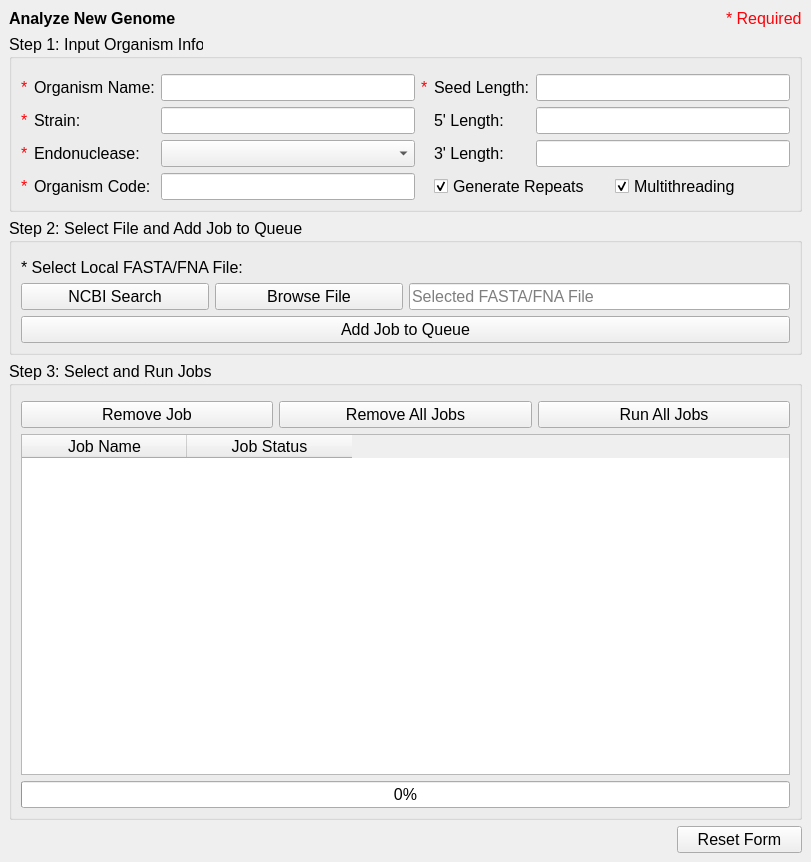
<?xml version="1.0" encoding="UTF-8"?>
<ui version="4.0">
 <class>MainWindow</class>
 <widget class="QMainWindow" name="MainWindow">
  <property name="geometry">
   <rect>
    <x>0</x>
    <y>0</y>
    <width>811</width>
    <height>862</height>
   </rect>
  </property>
  <property name="font">
   <font>
    <pointsize>12</pointsize>
   </font>
  </property>
  <property name="windowTitle">
   <string>MainWindow</string>
  </property>
  <widget class="QWidget" name="centralwidget">
   <layout class="QGridLayout" name="gridLayout_3">
    <item row="2" column="1" colspan="2">
     <widget class="QGroupBox" name="grpStep2">
      <property name="sizePolicy">
       <sizepolicy hsizetype="Expanding" vsizetype="Preferred">
        <horstretch>0</horstretch>
        <verstretch>0</verstretch>
       </sizepolicy>
      </property>
      <property name="minimumSize">
       <size>
        <width>0</width>
        <height>0</height>
       </size>
      </property>
      <property name="maximumSize">
       <size>
        <width>16777215</width>
        <height>16777215</height>
       </size>
      </property>
      <property name="styleSheet">
       <string notr="true"/>
      </property>
      <property name="title">
       <string>Step 2: Select File and Add Job to Queue</string>
      </property>
      <layout class="QGridLayout" name="gridLayout_4">
       <property name="topMargin">
        <number>15</number>
       </property>
       <item row="0" column="0">
        <layout class="QVBoxLayout" name="verticalLayout_5">
         <item>
          <widget class="QLabel" name="lblSelectLocalFile">
           <property name="sizePolicy">
            <sizepolicy hsizetype="Expanding" vsizetype="Fixed">
             <horstretch>0</horstretch>
             <verstretch>0</verstretch>
            </sizepolicy>
           </property>
           <property name="text">
            <string>&lt;html&gt;&lt;head/&gt;&lt;body&gt;&lt;p&gt;&lt;span style=&quot; color:#fc0107;&quot;&gt;* &lt;/span&gt;Select Local FASTA/FNA File:&lt;/p&gt;&lt;/body&gt;&lt;/html&gt;</string>
           </property>
          </widget>
         </item>
         <item>
          <layout class="QHBoxLayout" name="horizontalLayout">
           <item>
            <layout class="QHBoxLayout" name="horizontalLayout_10">
             <property name="sizeConstraint">
              <enum>QLayout::SetMinimumSize</enum>
             </property>
             <item>
              <widget class="QPushButton" name="pbtnNCBISearch">
               <property name="sizePolicy">
                <sizepolicy hsizetype="Expanding" vsizetype="Fixed">
                 <horstretch>0</horstretch>
                 <verstretch>0</verstretch>
                </sizepolicy>
               </property>
               <property name="minimumSize">
                <size>
                 <width>0</width>
                 <height>0</height>
                </size>
               </property>
               <property name="text">
                <string>NCBI Search</string>
               </property>
              </widget>
             </item>
             <item>
              <widget class="QPushButton" name="pbtnBrowseFile">
               <property name="sizePolicy">
                <sizepolicy hsizetype="Expanding" vsizetype="Fixed">
                 <horstretch>0</horstretch>
                 <verstretch>0</verstretch>
                </sizepolicy>
               </property>
               <property name="minimumSize">
                <size>
                 <width>0</width>
                 <height>0</height>
                </size>
               </property>
               <property name="text">
                <string>Browse File</string>
               </property>
              </widget>
             </item>
            </layout>
           </item>
           <item>
            <widget class="QLineEdit" name="ledSelectedFile">
             <property name="sizePolicy">
              <sizepolicy hsizetype="Expanding" vsizetype="Fixed">
               <horstretch>0</horstretch>
               <verstretch>0</verstretch>
              </sizepolicy>
             </property>
             <property name="inputMask">
              <string/>
             </property>
             <property name="text">
              <string/>
             </property>
             <property name="readOnly">
              <bool>true</bool>
             </property>
             <property name="placeholderText">
              <string>Selected FASTA/FNA File</string>
             </property>
            </widget>
           </item>
           <item>
            <layout class="QHBoxLayout" name="horizontalLayout_9">
             <property name="sizeConstraint">
              <enum>QLayout::SetMinimumSize</enum>
             </property>
            </layout>
           </item>
          </layout>
         </item>
         <item>
          <layout class="QHBoxLayout" name="horizontalLayout_11">
           <item>
            <widget class="QPushButton" name="pbtnAddJob">
             <property name="sizePolicy">
              <sizepolicy hsizetype="Minimum" vsizetype="Fixed">
               <horstretch>0</horstretch>
               <verstretch>0</verstretch>
              </sizepolicy>
             </property>
             <property name="minimumSize">
              <size>
               <width>0</width>
               <height>0</height>
              </size>
             </property>
             <property name="text">
              <string>Add Job to Queue</string>
             </property>
            </widget>
           </item>
          </layout>
         </item>
        </layout>
       </item>
      </layout>
     </widget>
    </item>
    <item row="1" column="1" colspan="2">
     <widget class="QGroupBox" name="grpStep1">
      <property name="sizePolicy">
       <sizepolicy hsizetype="Expanding" vsizetype="Preferred">
        <horstretch>0</horstretch>
        <verstretch>0</verstretch>
       </sizepolicy>
      </property>
      <property name="minimumSize">
       <size>
        <width>0</width>
        <height>0</height>
       </size>
      </property>
      <property name="maximumSize">
       <size>
        <width>16777215</width>
        <height>16777215</height>
       </size>
      </property>
      <property name="font">
       <font>
        <family>Arial</family>
        <pointsize>12</pointsize>
        <weight>50</weight>
        <italic>false</italic>
        <bold>false</bold>
       </font>
      </property>
      <property name="styleSheet">
       <string notr="true"/>
      </property>
      <property name="title">
       <string>Step 1: Input Organism Info</string>
      </property>
      <layout class="QGridLayout" name="gridLayout_2">
       <property name="topMargin">
        <number>15</number>
       </property>
       <item row="3" column="4" colspan="2">
        <layout class="QHBoxLayout" name="chkBoxLayout">
         <item>
          <widget class="QCheckBox" name="chckGenerateRepeats">
           <property name="sizePolicy">
            <sizepolicy hsizetype="Preferred" vsizetype="Fixed">
             <horstretch>0</horstretch>
             <verstretch>0</verstretch>
            </sizepolicy>
           </property>
           <property name="text">
            <string>Generate Repeats</string>
           </property>
           <property name="checked">
            <bool>true</bool>
           </property>
          </widget>
         </item>
         <item>
          <widget class="QCheckBox" name="chckMultithreading">
           <property name="sizePolicy">
            <sizepolicy hsizetype="Preferred" vsizetype="Fixed">
             <horstretch>0</horstretch>
             <verstretch>0</verstretch>
            </sizepolicy>
           </property>
           <property name="text">
            <string>Multithreading</string>
           </property>
           <property name="checked">
            <bool>true</bool>
           </property>
          </widget>
         </item>
        </layout>
       </item>
       <item row="1" column="0">
        <widget class="QLabel" name="lblRequiredStrain">
         <property name="text">
          <string>&lt;html&gt;&lt;head/&gt;&lt;body&gt;&lt;p&gt;&lt;span style=&quot; color:#fc0107;&quot;&gt;*&lt;/span&gt;&lt;/p&gt;&lt;/body&gt;&lt;/html&gt;</string>
         </property>
        </widget>
       </item>
       <item row="1" column="1">
        <widget class="QLabel" name="lblStrain">
         <property name="sizePolicy">
          <sizepolicy hsizetype="Maximum" vsizetype="Preferred">
           <horstretch>0</horstretch>
           <verstretch>0</verstretch>
          </sizepolicy>
         </property>
         <property name="toolTip">
          <string/>
         </property>
         <property name="text">
          <string>Strain:</string>
         </property>
        </widget>
       </item>
       <item row="2" column="2">
        <widget class="QComboBox" name="cmbEndonuclease">
         <property name="sizePolicy">
          <sizepolicy hsizetype="Expanding" vsizetype="Fixed">
           <horstretch>0</horstretch>
           <verstretch>0</verstretch>
          </sizepolicy>
         </property>
         <property name="maximumSize">
          <size>
           <width>16777215</width>
           <height>16777215</height>
          </size>
         </property>
        </widget>
       </item>
       <item row="3" column="1">
        <widget class="QLabel" name="lblOrganismCode">
         <property name="sizePolicy">
          <sizepolicy hsizetype="Minimum" vsizetype="Preferred">
           <horstretch>0</horstretch>
           <verstretch>0</verstretch>
          </sizepolicy>
         </property>
         <property name="toolTip">
          <string>The organism code is the manner in which CASPER will label its data files
and references for the organism you are importing here.</string>
         </property>
         <property name="text">
          <string>Organism Code:</string>
         </property>
        </widget>
       </item>
       <item row="0" column="1">
        <widget class="QLabel" name="lblOrganismName">
         <property name="sizePolicy">
          <sizepolicy hsizetype="Minimum" vsizetype="Preferred">
           <horstretch>0</horstretch>
           <verstretch>0</verstretch>
          </sizepolicy>
         </property>
         <property name="text">
          <string>Organism Name:</string>
         </property>
        </widget>
       </item>
       <item row="2" column="4">
        <widget class="QLabel" name="lblThreeLength">
         <property name="sizePolicy">
          <sizepolicy hsizetype="Preferred" vsizetype="Preferred">
           <horstretch>0</horstretch>
           <verstretch>0</verstretch>
          </sizepolicy>
         </property>
         <property name="toolTip">
          <string>&lt;html&gt;&lt;head/&gt;&lt;body&gt;&lt;p&gt;Length in nucleotides of gRNA sequence downstream (3')&lt;/p&gt;&lt;p&gt;of the seed.&lt;/p&gt;&lt;/body&gt;&lt;/html&gt;</string>
         </property>
         <property name="text">
          <string>3' Length:</string>
         </property>
        </widget>
       </item>
       <item row="0" column="2">
        <widget class="QLineEdit" name="ledOrganismName">
         <property name="maximumSize">
          <size>
           <width>16777215</width>
           <height>16777215</height>
          </size>
         </property>
        </widget>
       </item>
       <item row="2" column="1">
        <widget class="QLabel" name="lblEndonuclease">
         <property name="sizePolicy">
          <sizepolicy hsizetype="Maximum" vsizetype="Preferred">
           <horstretch>0</horstretch>
           <verstretch>0</verstretch>
          </sizepolicy>
         </property>
         <property name="toolTip">
          <string>The Cas endonuclease selected determines the gRNA
search parameters</string>
         </property>
         <property name="text">
          <string>Endonuclease:</string>
         </property>
        </widget>
       </item>
       <item row="3" column="2">
        <widget class="QLineEdit" name="ledOrganismCode">
         <property name="maximumSize">
          <size>
           <width>16777215</width>
           <height>16777215</height>
          </size>
         </property>
        </widget>
       </item>
       <item row="1" column="4">
        <widget class="QLabel" name="lblFiveLength">
         <property name="sizePolicy">
          <sizepolicy hsizetype="Maximum" vsizetype="Preferred">
           <horstretch>0</horstretch>
           <verstretch>0</verstretch>
          </sizepolicy>
         </property>
         <property name="toolTip">
          <string>&lt;html&gt;&lt;head/&gt;&lt;body&gt;&lt;p&gt;Length in nucleotides of gRNA sequence upstream (5')&lt;/p&gt;&lt;p&gt;of the seed.&lt;/p&gt;&lt;/body&gt;&lt;/html&gt;</string>
         </property>
         <property name="text">
          <string>5' Length:</string>
         </property>
        </widget>
       </item>
       <item row="0" column="5">
        <widget class="QLineEdit" name="ledSeedLength">
         <property name="maximumSize">
          <size>
           <width>16777215</width>
           <height>16777215</height>
          </size>
         </property>
         <property name="readOnly">
          <bool>true</bool>
         </property>
        </widget>
       </item>
       <item row="1" column="5">
        <widget class="QLineEdit" name="ledFiveLength">
         <property name="maximumSize">
          <size>
           <width>16777215</width>
           <height>16777215</height>
          </size>
         </property>
         <property name="readOnly">
          <bool>true</bool>
         </property>
        </widget>
       </item>
       <item row="2" column="0">
        <widget class="QLabel" name="lblRequiredEndonuclease">
         <property name="text">
          <string>&lt;html&gt;&lt;head/&gt;&lt;body&gt;&lt;p&gt;&lt;span style=&quot; color:#fc0107;&quot;&gt;*&lt;/span&gt;&lt;/p&gt;&lt;/body&gt;&lt;/html&gt;</string>
         </property>
        </widget>
       </item>
       <item row="0" column="3">
        <widget class="QLabel" name="lblRequiredSeedLength">
         <property name="text">
          <string>&lt;html&gt;&lt;head/&gt;&lt;body&gt;&lt;p&gt;&lt;span style=&quot; color:#fc0107;&quot;&gt;*&lt;/span&gt;&lt;/p&gt;&lt;/body&gt;&lt;/html&gt;</string>
         </property>
        </widget>
       </item>
       <item row="2" column="5">
        <widget class="QLineEdit" name="ledThreeLength">
         <property name="maximumSize">
          <size>
           <width>16777215</width>
           <height>16777215</height>
          </size>
         </property>
         <property name="readOnly">
          <bool>true</bool>
         </property>
        </widget>
       </item>
       <item row="3" column="0">
        <widget class="QLabel" name="lblRequiredOrganismCode">
         <property name="text">
          <string>&lt;html&gt;&lt;head/&gt;&lt;body&gt;&lt;p&gt;&lt;span style=&quot; color:#fc0107;&quot;&gt;*&lt;/span&gt;&lt;/p&gt;&lt;/body&gt;&lt;/html&gt;</string>
         </property>
        </widget>
       </item>
       <item row="1" column="2">
        <widget class="QLineEdit" name="ledStrain">
         <property name="maximumSize">
          <size>
           <width>16777215</width>
           <height>16777215</height>
          </size>
         </property>
        </widget>
       </item>
       <item row="0" column="4">
        <widget class="QLabel" name="lblSeedLength">
         <property name="sizePolicy">
          <sizepolicy hsizetype="Preferred" vsizetype="Preferred">
           <horstretch>0</horstretch>
           <verstretch>0</verstretch>
          </sizepolicy>
         </property>
         <property name="toolTip">
          <string>&lt;html&gt;&lt;head/&gt;&lt;body&gt;&lt;p&gt;The length in nucleotides of the region of gRNA most crucial&lt;/p&gt;&lt;p&gt;for gRNA binding. CASPER uses this value to find repeated&lt;/p&gt;&lt;p&gt;gRNA sequences.&lt;/p&gt;&lt;/body&gt;&lt;/html&gt;</string>
         </property>
         <property name="text">
          <string>Seed Length:</string>
         </property>
        </widget>
       </item>
       <item row="0" column="0">
        <widget class="QLabel" name="lblRequiredOrganismName">
         <property name="text">
          <string>&lt;html&gt;&lt;head/&gt;&lt;body&gt;&lt;p&gt;&lt;span style=&quot; color:#fc0107;&quot;&gt;*&lt;/span&gt;&lt;/p&gt;&lt;/body&gt;&lt;/html&gt;</string>
         </property>
        </widget>
       </item>
      </layout>
     </widget>
    </item>
    <item row="4" column="1" colspan="2">
     <layout class="QHBoxLayout" name="horizontalLayout_5">
      <item alignment="Qt::AlignRight">
       <widget class="QPushButton" name="pbtnResetForm">
        <property name="sizePolicy">
         <sizepolicy hsizetype="Minimum" vsizetype="Fixed">
          <horstretch>0</horstretch>
          <verstretch>0</verstretch>
         </sizepolicy>
        </property>
        <property name="minimumSize">
         <size>
          <width>125</width>
          <height>0</height>
         </size>
        </property>
        <property name="maximumSize">
         <size>
          <width>16777215</width>
          <height>16777215</height>
         </size>
        </property>
        <property name="text">
         <string>Reset Form</string>
        </property>
       </widget>
      </item>
     </layout>
    </item>
    <item row="0" column="1">
     <widget class="QLabel" name="lblWindowHeading">
      <property name="minimumSize">
       <size>
        <width>0</width>
        <height>0</height>
       </size>
      </property>
      <property name="maximumSize">
       <size>
        <width>16777215</width>
        <height>50</height>
       </size>
      </property>
      <property name="font">
       <font>
        <family>Arial</family>
        <pointsize>12</pointsize>
        <weight>75</weight>
        <italic>false</italic>
        <bold>true</bold>
       </font>
      </property>
      <property name="styleSheet">
       <string notr="true"/>
      </property>
      <property name="text">
       <string>Analyze New Genome</string>
      </property>
      <property name="scaledContents">
       <bool>false</bool>
      </property>
     </widget>
    </item>
    <item row="3" column="1" colspan="2">
     <widget class="QGroupBox" name="Step3">
      <property name="sizePolicy">
       <sizepolicy hsizetype="Expanding" vsizetype="Preferred">
        <horstretch>0</horstretch>
        <verstretch>0</verstretch>
       </sizepolicy>
      </property>
      <property name="minimumSize">
       <size>
        <width>0</width>
        <height>0</height>
       </size>
      </property>
      <property name="maximumSize">
       <size>
        <width>16777215</width>
        <height>16777215</height>
       </size>
      </property>
      <property name="font">
       <font>
        <family>Arial</family>
        <pointsize>12</pointsize>
        <weight>50</weight>
        <italic>false</italic>
        <bold>false</bold>
       </font>
      </property>
      <property name="styleSheet">
       <string notr="true"/>
      </property>
      <property name="title">
       <string>Step 3: Select and Run Jobs</string>
      </property>
      <layout class="QGridLayout" name="gridLayout_8">
       <property name="topMargin">
        <number>15</number>
       </property>
       <item row="0" column="0">
        <layout class="QHBoxLayout" name="horizontalLayout_6">
         <item>
          <layout class="QHBoxLayout" name="horizontalLayout_8">
           <item>
            <widget class="QPushButton" name="pbtnRemoveJob">
             <property name="sizePolicy">
              <sizepolicy hsizetype="Expanding" vsizetype="Fixed">
               <horstretch>0</horstretch>
               <verstretch>0</verstretch>
              </sizepolicy>
             </property>
             <property name="minimumSize">
              <size>
               <width>0</width>
               <height>0</height>
              </size>
             </property>
             <property name="text">
              <string>Remove Job</string>
             </property>
            </widget>
           </item>
           <item>
            <widget class="QPushButton" name="pbtnRemoveAllJobs">
             <property name="sizePolicy">
              <sizepolicy hsizetype="Expanding" vsizetype="Fixed">
               <horstretch>0</horstretch>
               <verstretch>0</verstretch>
              </sizepolicy>
             </property>
             <property name="minimumSize">
              <size>
               <width>0</width>
               <height>0</height>
              </size>
             </property>
             <property name="text">
              <string>Remove All Jobs</string>
             </property>
            </widget>
           </item>
           <item>
            <widget class="QPushButton" name="pbtnRunAllJobs">
             <property name="sizePolicy">
              <sizepolicy hsizetype="Expanding" vsizetype="Fixed">
               <horstretch>0</horstretch>
               <verstretch>0</verstretch>
              </sizepolicy>
             </property>
             <property name="minimumSize">
              <size>
               <width>0</width>
               <height>0</height>
              </size>
             </property>
             <property name="text">
              <string>Run All Jobs</string>
             </property>
            </widget>
           </item>
          </layout>
         </item>
        </layout>
       </item>
       <item row="1" column="0">
        <layout class="QHBoxLayout" name="horizontalLayout_2">
         <item>
          <layout class="QVBoxLayout" name="verticalLayout_3">
           <item>
            <widget class="QTableWidget" name="tableJobs">
             <property name="sizePolicy">
              <sizepolicy hsizetype="Expanding" vsizetype="Expanding">
               <horstretch>0</horstretch>
               <verstretch>0</verstretch>
              </sizepolicy>
             </property>
             <property name="minimumSize">
              <size>
               <width>0</width>
               <height>0</height>
              </size>
             </property>
             <property name="maximumSize">
              <size>
               <width>16777215</width>
               <height>16777215</height>
              </size>
             </property>
             <attribute name="horizontalHeaderDefaultSectionSize">
              <number>165</number>
             </attribute>
             <attribute name="horizontalHeaderMinimumSectionSize">
              <number>50</number>
             </attribute>
             <column>
              <property name="text">
               <string>Job Name</string>
              </property>
             </column>
             <column>
              <property name="text">
               <string>Job Status</string>
              </property>
             </column>
            </widget>
           </item>
          </layout>
         </item>
        </layout>
       </item>
       <item row="2" column="0">
        <widget class="QProgressBar" name="progbarJobs">
         <property name="minimumSize">
          <size>
           <width>0</width>
           <height>0</height>
          </size>
         </property>
         <property name="value">
          <number>0</number>
         </property>
        </widget>
       </item>
      </layout>
     </widget>
    </item>
    <item row="0" column="2" alignment="Qt::AlignRight">
     <widget class="QLabel" name="lblRequired">
      <property name="maximumSize">
       <size>
        <width>16777215</width>
        <height>33</height>
       </size>
      </property>
      <property name="text">
       <string>&lt;html&gt;&lt;head/&gt;&lt;body&gt;&lt;p&gt;&lt;span style=&quot; color:#fc0107;&quot;&gt;* Required&lt;/span&gt;&lt;/p&gt;&lt;/body&gt;&lt;/html&gt;</string>
      </property>
     </widget>
    </item>
   </layout>
  </widget>
  <action name="visit_repo">
   <property name="text">
    <string>Visit Repository</string>
   </property>
  </action>
  <action name="go_ncbi">
   <property name="text">
    <string>Go to NCBI</string>
   </property>
  </action>
  <action name="actionUpload_New_Endonuclease">
   <property name="text">
    <string>Define New Endonuclease</string>
   </property>
  </action>
 </widget>
 <tabstops>
  <tabstop>ledOrganismName</tabstop>
  <tabstop>ledStrain</tabstop>
  <tabstop>cmbEndonuclease</tabstop>
  <tabstop>ledOrganismCode</tabstop>
  <tabstop>ledSeedLength</tabstop>
  <tabstop>ledFiveLength</tabstop>
  <tabstop>ledThreeLength</tabstop>
  <tabstop>chckGenerateRepeats</tabstop>
  <tabstop>chckMultithreading</tabstop>
  <tabstop>pbtnNCBISearch</tabstop>
  <tabstop>pbtnBrowseFile</tabstop>
  <tabstop>ledSelectedFile</tabstop>
  <tabstop>pbtnRemoveJob</tabstop>
  <tabstop>pbtnRemoveAllJobs</tabstop>
  <tabstop>pbtnRunAllJobs</tabstop>
  <tabstop>tableJobs</tabstop>
 </tabstops>
 <resources/>
 <connections/>
</ui>
